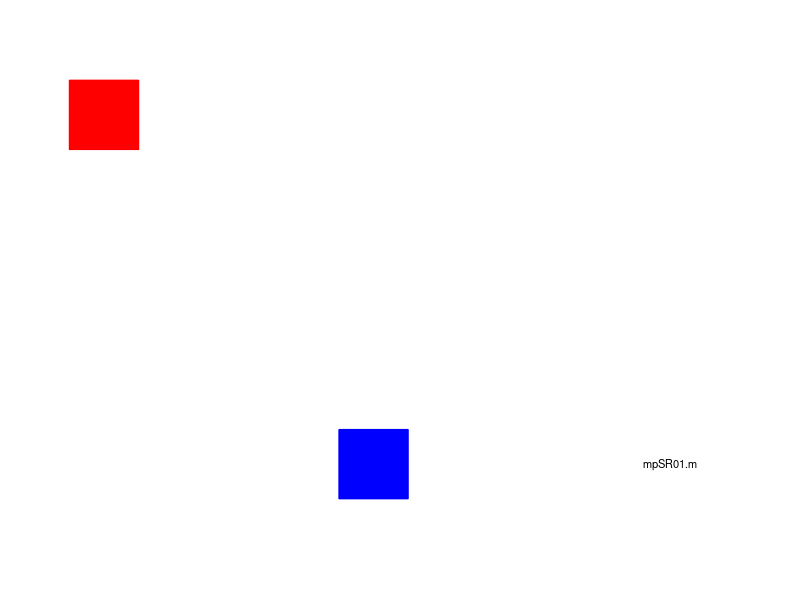

Here is the MATLAB script that generated this plot: (Note: this script raises an error after producing the figure.)
% mpSR01.m
% 190624  Matlab R2018b

% SPECIAL RELATIVITY ANIMATIONS
% SIMULTANEITY
% STEVE: Stationary frame of reference (BLUE)
% MARY: Moving frame of reference (RED)
% EVENT: Two green lights flash simultaneously in Steve's frame
% Ignores length contract 


% DOING PHYSICS ONLINE 
%    ../mphome.htm
% Scripts
%     http://www.physics.usyd.edu.au/teach_res/mp/mscripts/

% VISUAL PHYSICS ONLINE
%    http://www.physics.usyd.edu.au/teach_res/hsp/sp/spHome.htm

% Documentation
%    http://www.physics.usyd.edu.au/teach_res/hsc/spP/mod7/m72C.htm

% Ian Cooper  ian.cooper@sydney.edu.au
% School of Physics, University of Sydney

close all
clear
clc

% ANIMATION and GIF file ==============================================
% Show and Save animation as a gif file (0 no)  (1 yes) for flagAG
    flagAG = 1;    
% file name for animated gif   
    ag_name = 'ag_SR.gif'; 
% Delay in seconds before displaying the next image  
    delay = 0.10;
    frame1 = 0;


% SETUP ===============================================================

% Number of time steps
  N = 101;
% Velocity of Mary w.r.t. Steve
  vMS = 6;
% Velocity of light
  c = 12;

% Time 
  tMax = 40;
  t = linspace(0,tMax,N);
  dt = t(2) - t(1);
  
% Initial position of light flashes of Steve and Mary
% Steve S  /  Mary M /  Left L  /  R right
  xSL = -100; xSR =  100;
  xML = -100; xMR =  100;
  
% Mary's position wrt Steve  
  xMS = -100 + vMS.*t;
  
  flagM = 0;

  
% GRAPHICS ============================================================

figure(1)
   pos = [0.35 0.2 0.4 0.2];
   set(gcf,'Units','normalized')
   set(gcf,'Position',pos)
   set(gcf,'color','w')
      
for cc = 1 : N
  
% Steve's position 
    xP = 0;  yP = -5;    
    Hplot = plot(xP,yP,'sb');
    set(Hplot,'markerfacecolor','b','markersize',50) 

    hold on
    
% Mary's position   
    xP = xMS(cc);  yP = 5;    
    Hplot = plot(xP,yP,'sr');
    set(Hplot,'markerfacecolor','r','markersize',50)     
    
% Steve: Position of light flashes 
     if xMS(cc) > 0 && xSL < 0  
        xP = xSL;  yP = -5;    
        Hplot = plot(xP,yP,'og');
        set(Hplot,'markerfacecolor','g','markersize',20)
        xSL = xSL + c*dt;  
     end

    if xMS(cc) > 0 && xSR > 0
        xP = xSR;  yP = -5;    
        Hplot = plot(xP,yP,'og');
        set(Hplot,'markerfacecolor','g','markersize',20)
        xSR = xSR - c*dt; 
    end

% Mary: Position of light flashes 
      if xMS(cc) > 0 && xML < xMS(cc)
        if flagM == 0  
          xP = xML;  yP = 5;    
          Hplot = plot(xP,yP,'og');
          set(Hplot,'markerfacecolor','g','markersize',20)
         xML = xML + c*dt; 
        end
        if xML > xMS(cc); flagM = 1; end 
     end 

     if xMS(cc) > 0  && xMR > xMS(cc)
        xP = xMR;  yP = 5;    
        Hplot = plot(xP,yP,'og');
        set(Hplot,'markerfacecolor','g','markersize',20)
        xMR = xMR - c*dt; 
    end
 
      xlim([-100 130])
      ylim([-7 7])
      
      
      H = text(100,-5,'mpSR01.m'); 
      set(H,'fontweight','normal','color','k','fontsize',8)
      
      axis off
      pause(0.1)
      hold off
      
% Save animation 
    if flagAG == 1
       frame1 = frame1 + 1;
         frame = getframe(1);
         im = frame2im(frame);
         [imind,cm] = rgb2ind(im,256);
         % On the first loop, create the file. In subsequent loops, append.
         if frame1 == 1
           imwrite(imind,cm,ag_name,'gif','DelayTime',delay,'loopcount',inf);
         else
          imwrite(imind,cm,ag_name,'gif','DelayTime',delay,'writemode','append');
         end
    end    
 end


    
